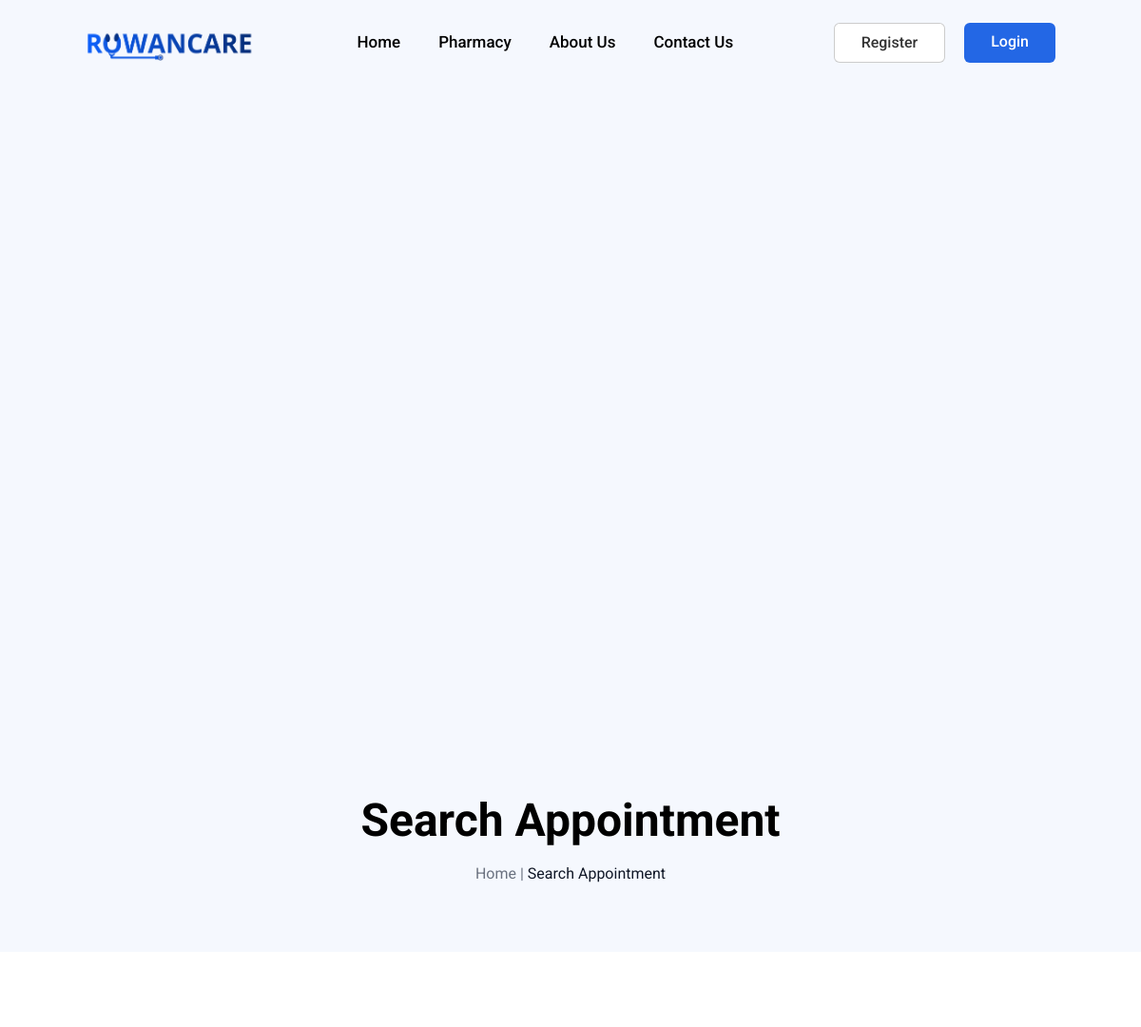
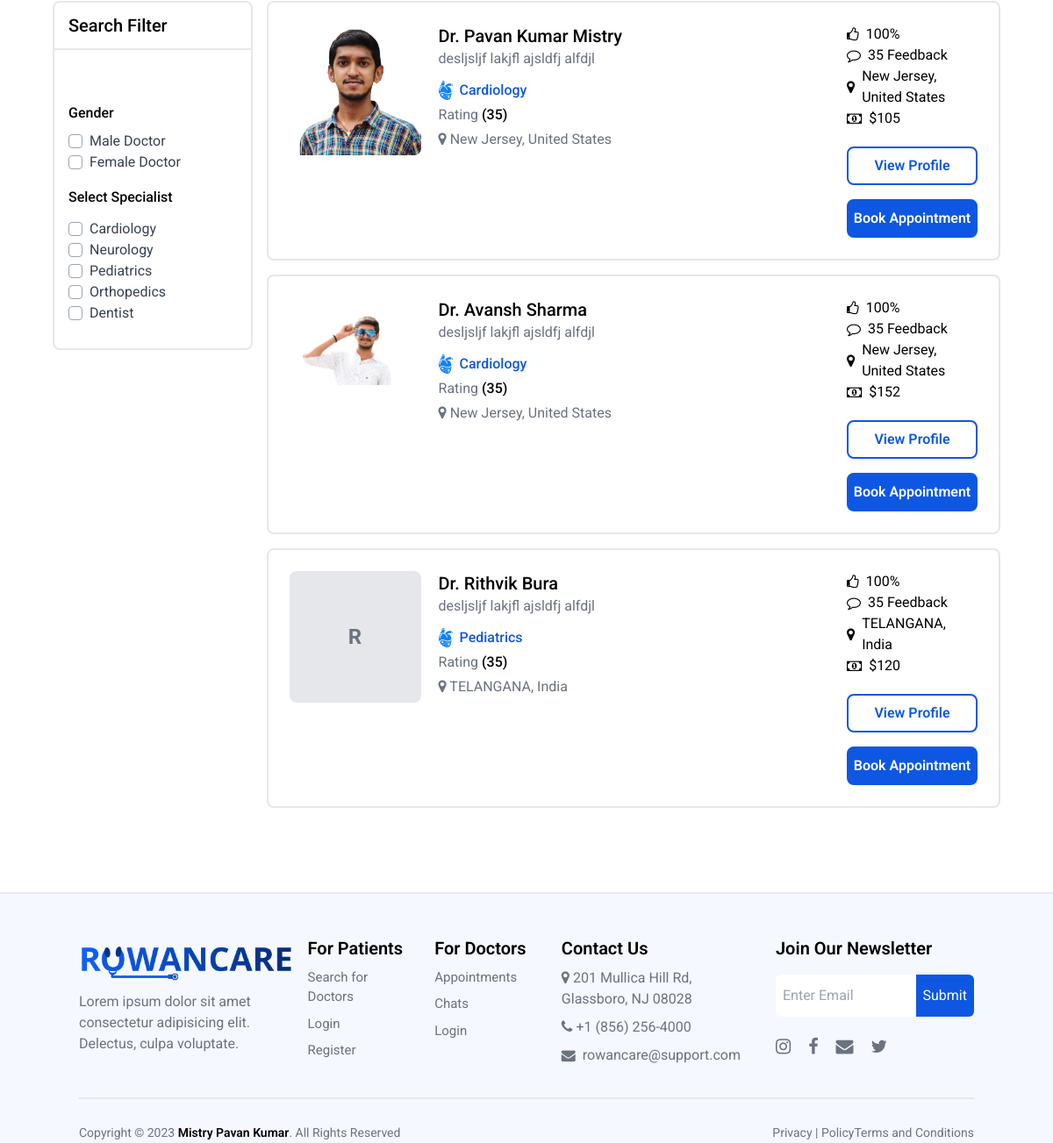
Screenshot of /search-appointment.php with the database file from the repository (2 pictures, top to bottom).
### tables this page shows
CREATE TABLE `doctor_image_path` (
  `imageId` int NOT NULL AUTO_INCREMENT,
  `imagePath` varchar(225) DEFAULT NULL,
  `doctorId` int NOT NULL,
  PRIMARY KEY (`imageId`),
  KEY `doctorId` (`doctorId`),
  CONSTRAINT `doctor_image_path_ibfk_1` FOREIGN KEY (`doctorId`) REFERENCES `doctor` (`doctorId`)
);

CREATE TABLE `doctor_specialization` (
  `specializationId` int NOT NULL AUTO_INCREMENT,
  `specialization` varchar(225) DEFAULT NULL,
  `doctorId` int NOT NULL,
  `consultingFee` int NOT NULL,
  PRIMARY KEY (`specializationId`),
  KEY `doctorId` (`doctorId`),
  CONSTRAINT `doctor_specialization_ibfk_1` FOREIGN KEY (`doctorId`) REFERENCES `doctor` (`doctorId`)
);

CREATE TABLE `doctor_address` (
  `addressId` int NOT NULL AUTO_INCREMENT,
  `city` varchar(225) DEFAULT NULL,
  `state` varchar(225) DEFAULT NULL,
  `country` varchar(225) DEFAULT NULL,
  `addressLine1` varchar(225) DEFAULT NULL,
  `addressLine2` varchar(225) DEFAULT NULL,
  `zipcode` varchar(6) DEFAULT NULL,
  `doctorId` int NOT NULL,
  PRIMARY KEY (`addressId`),
  KEY `doctorId` (`doctorId`),
  CONSTRAINT `doctor_address_ibfk_1` FOREIGN KEY (`doctorId`) REFERENCES `doctor` (`doctorId`)
);

### db_connection.php (called while the page is built, shortened)
<?php
function getAddress($conn, $userId, $userType)
{
    $sql = "SELECT * FROM $userType" . "_address" . " where $userType" . "Id" . " = ?";
    if ($stmt = $conn->prepare($sql)) {
        $stmt->bind_param("i", $userId);
        $stmt->execute();
        $result = $stmt->get_result()->fetch_assoc();
        return $result;
    }
    return [];
}
function getAllSpecializations($conn)
{
    $sql = "SELECT * from view_specialization";
    $result = $conn->query($sql);
    $specializations = $result->fetch_all(MYSQLI_ASSOC);
    return $specializations;
}
function getAllDoctors($conn)
{
    $sql = "SELECT * from view_doctor";
    $result = $conn->query($sql);
    if ($result->num_rows > 0) {
        $allDoctors = $result->fetch_all(MYSQLI_ASSOC);
        return $allDoctors;
    } else {
        return array();
    }
}
function getProfileImage($conn, $userId, $userType)
{
    $sql = "SELECT imagePath from $userType" . "_image_path" . " where $userType" . "Id" . " = ?";
    $stmt = $conn->prepare($sql);
    $stmt->bind_param("s", $userId);
    $stmt->execute();
    $results = $stmt->get_result()->fetch_assoc();
    return $results;
}
function getDoctorSpecialization($conn, $doctorId)
{
    $sql = "SELECT * FROM doctor_specialization WHERE doctorId = ?";
    $stmt = $conn->prepare($sql);
    $stmt->bind_param("i", $doctorId);
    $stmt->execute();
    $results = $stmt->get_result()->fetch_assoc();
    return $results ?? [];
}

### components/doctorCard.php (the view)
<?php
function doctorCard($doctorData, $specialization, $profileImage, $doctorAddress, $firstLetters, $color)
{
?>
    <div class="h-auto col-span-9 md:col-span-7 border-2 rounded-lg p-6">
        <div class="flex flex-col md:flex-row justify-between">
            <div class="flex flex-col items-center md:items-start text-center md:text-start md:flex-row gap-5">
                <?php if (!empty($profileImage['imagePath'] ?? "")) : ?>
                    <div class="w-[150px] h-[150px] overflow-hidden rounded-lg">
                        <img class="w-full object-cover" src="<?php echo $profileImage['imagePath'] ?>" alt="doctor" srcset="">
                    </div>
                <?php else : ?>
                    <div class="w-[150px] h-[150px] overflow-hidden rounded-lg bg-gray-200 flex items-center justify-center">
                        <h1 class="font-bold text-2xl text-gray-500"><?php echo $firstLetters ?></h1>
                    </div>
                <?php endif; ?>
                <div class="flex flex-col items-center md:items-start">
                    <h1 class="text-xl font-medium">Dr. <?php echo $doctorData['firstName'] . " " . $doctorData['lastName'] ?></h1>
                    <p class="text-gray-500">desljsljf lakjfl ajsldfj alfdjl</p>
                    <div class="w-4 h-4 flex items-center gap-2 mt-4 -ml-20 md:-ml-0">
                        <img class="w-full object-cover" src="assets/icons/dark/specialities-01.svg" alt="icon">
                        <p class="text-[<?php echo $color["primary"] ?>] font-medium"><?php echo $specialization['specialization'] ?></p>
                    </div>
                    <p class="text-gray-500 mt-2">
                        Rating <span class="text-black font-medium">(35)</span>
                    </p>
                    <p class="text-gray-500 mt-1">
                        <i class="fa fa-map-marker" aria-hidden="true"></i>
                        <span><?php echo $doctorAddress['state'] ?>, <?php echo $doctorAddress['country'] ?></span>
                    </p>
                </div>
            </div>
            <div class="mt-5 md:mt-0 flex flex-col items-center md:items-start w-full md:w-[19%] text-center md:text-start">
                <div class="flex gap-2 items-center">
                    <i class="fa fa-thumbs-o-up" aria-hidden="true"></i>
                    <span>100%</span>
                </div>
                <div class="flex gap-2 items-center">
                    <i class="fa fa-comment-o" aria-hidden="true"></i>
                    <span>35 Feedback</span>
                </div>
                <div class="flex gap-2 items-center">
                    <i class="fa fa-map-marker" aria-hidden="true"></i>
                    <span><?php echo $doctorAddress['state'] ?>, <?php echo $doctorAddress['country'] ?></span>
                </div>
                <div class="flex gap-2 items-center">
                    <i class="fa fa-money" aria-hidden="true"></i>
                    <span><?php if ($specialization['consultingFee']) {
                                echo "$" . $specialization['consultingFee'];
                            } else {
                                echo "Not provided";
                            } ?></span>
                </div>
                <div class="flex flex-col w-full gap-4 mt-5">
                    <a class="text-center border-2 rounded-lg border-[<?php echo $color['primary'] ?>] text-[<?php echo $color['primary'] ?>] w-full py-2 font-semibold hover:bg-[<?php echo $color['primary'] ?>] hover:text-white duration-500" href="view-doctor-details.php?doctorId=<?php echo $doctorData['doctorId'] ?>">View Profile</a>
                    <a class="text-center border-2 rounded-lg border-[<?php echo $color['primary'] ?>] bg-[<?php echo $color['primary'] ?>] w-full py-2 font-semibold text-white" href="book-appointment.php?doctorId=<?php echo $doctorData['doctorId'] ?>">Book Appointment</a>
                </div>
            </div>
        </div>
    </div>
<?php } ?>

### search-appointment.php (shortened to what this page needs)
<?php
include 'db_connection.php';
require "constants/data.php";
require "components/functions.php";
require 'components/doctorCard.php';
$specializaitons = getAllSpecializations($conn);
$getAllDoctors = getAllDoctors($conn);
?>
<!DOCTYPE html>
<html lang="en">
<head>
    <?php
    require_once "components/header.php";
    ?>
</head>
<body>
    <?php
    require_once "components/navbar.php";
    ?>
    <main>
        <?php
        require_once "components/banner.php";
        ?>
        <div class="w-[92%] md:w-[90%] mx-auto">
            <div class="grid grid-cols-1 md:grid-cols-9 my-20 gap-4">
                <div class="border-2 h-fit col-span-9 md:col-span-2 rounded-lg">
                    <p class="text-xl py-3 px-4 font-medium border-b-2">Search Filter</p>
                    <div id="searchForm" method="POST" class="px-4 py-3">
                        <input type="text" id="genders" name="genders" value="">
                        <input type="text" id="specializations" name="specializations" value="">
                        <div>
                            <h2 class="font-medium mb-2">Gender</h2>
                            <div class="form-checkbox">
                                <label for="genderMale" class="text-gray-700 flex items-center cursor-pointer">
                                    <span id="maleCheck" class="w-4 h-4 inline-block mr-2 rounded border border-gray-400"></span>
                                    Male Doctor
                                </label>
                            </div>
                            <div class="form-checkbox">
                                <label for="genderFemale" class="text-gray-700 flex items-center cursor-pointer">
                                    <span id="femaleCheck" class="w-4 h-4 inline-block mr-2 rounded border border-gray-400"></span>
                                    Female Doctor
                                </label>
                            </div>
                        </div>
                        <div class="my-4">
                            <h2 class="font-medium mb-3">Select Specialist</h2>
                            <div>
                                <?php foreach ($specializaitons as $sp) : ?>
                                    <div class="form-checkbox">
                                        <label for="<?php echo $sp['name']; ?>" class="flex items-center cursor-pointer text-gray-700">
                                            <span class="w-4 h-4 inline-block mr-2 rounded border border-gray-400"></span>
                                            <?php echo $sp['name']; ?>
                                        </label>
                                    </div>
                                <?php endforeach; ?>
                            </div>
                        </div>
                    </div>
                </div>
                <div id="beforeSearchItems" class="grid col-span-9 md:col-span-7 gap-4">
                    <?php foreach ($getAllDoctors as $doctor) {
                        $profileImage = getProfileImage($conn, $doctor['doctorId'], 'doctor');
                        $doctorAddress = getAddress($conn, $doctor['doctorId'], 'doctor');
                        $specializaiton = getDoctorSpecialization($conn, $doctor['doctorId']);
                        if (!empty($doctorAddress["state"]) && !empty($doctorAddress['country'])) {
                            doctorCard($doctor, $specializaiton, $profileImage, $doctorAddress, firstLetters: getFirstLetter($doctor['firstName']), color: $color);
                        }
                    }
                    ?>
                </div>
            </div>
        </div>
    </main>
    <?php
    require_once "components/footer.php";
    ?>
</body>
</html>

### rows the page displays
doctor_image_path: imagePath (picture)
doctor_specialization: specialization "Cardiology", consultingFee "105"
doctor_address: state "New Jersey", country "United States"
doctor_image_path: imagePath (picture)
doctor_specialization: specialization "Cardiology", consultingFee "152"
doctor_address: state "New Jersey", country "United States"
doctor_specialization: specialization "Pediatrics", consultingFee "120"
doctor_address: state "TELANGANA", country "India"

### other values shown
$title "Search Appointment"
$path "Search Appointment"
$sp['name'] "Cardiology"
$sp['name'] "Neurology"
$sp['name'] "Pediatrics"
$sp['name'] "Orthopedics"
$sp['name'] "Dentist"
$doctorData['firstName'] "Pavan Kumar"
$doctorData['lastName'] "Mistry"
$doctorData['firstName'] "Avansh"
$doctorData['lastName'] "Sharma"
$doctorData['firstName'] "Rithvik"
$doctorData['lastName'] "Bura"
$title "For Patients For Doctors"
$linkText "Search for Doctors"
